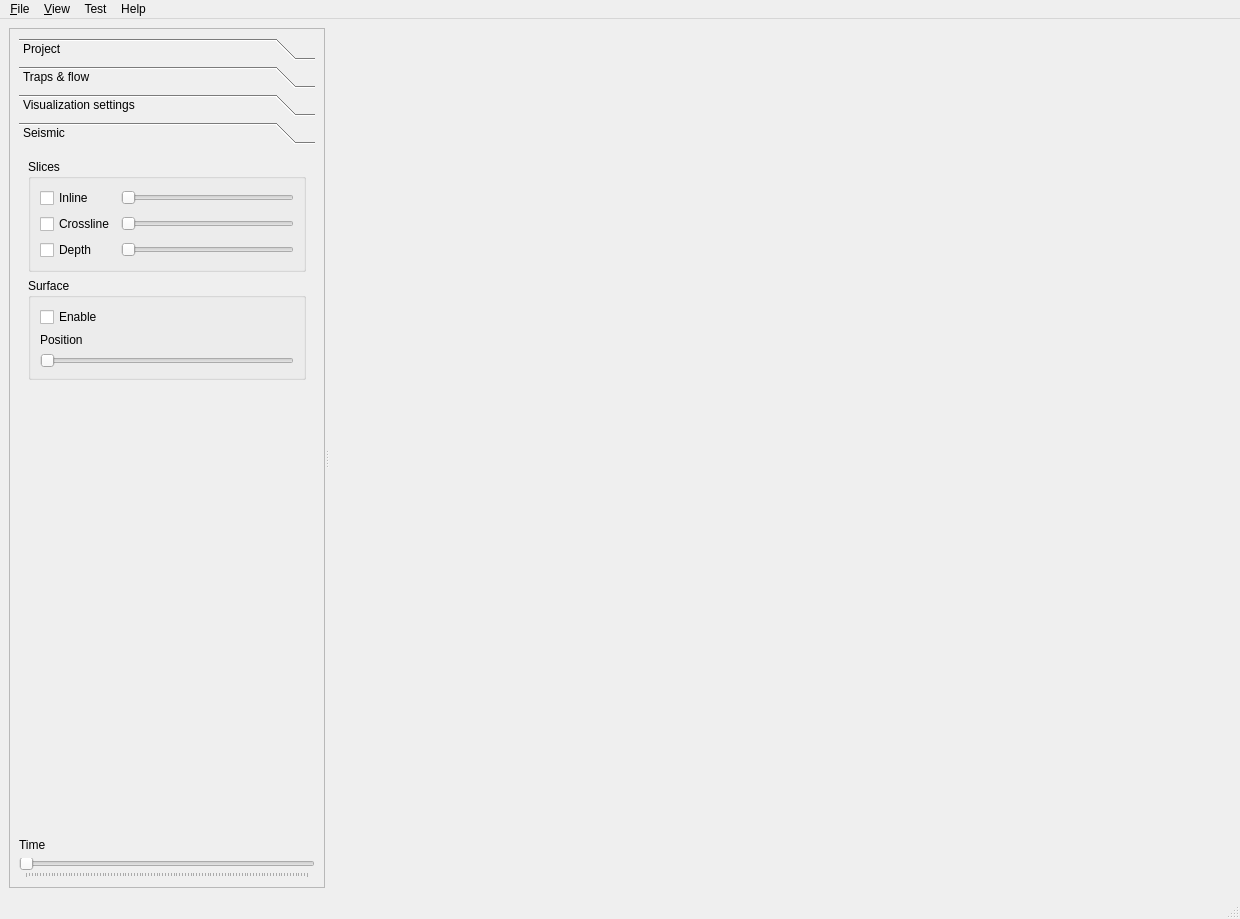
<?xml version="1.0" encoding="UTF-8"?>
<ui version="4.0">
 <class>MainWindow</class>
 <widget class="QMainWindow" name="MainWindow">
  <property name="geometry">
   <rect>
    <x>0</x>
    <y>0</y>
    <width>1240</width>
    <height>919</height>
   </rect>
  </property>
  <property name="windowTitle">
   <string>MainWindow</string>
  </property>
  <widget class="QWidget" name="centralwidget">
   <layout class="QVBoxLayout" name="verticalLayout_18">
    <item>
     <widget class="QSplitter" name="splitter">
      <property name="orientation">
       <enum>Qt::Horizontal</enum>
      </property>
      <widget class="QFrame" name="frame">
       <property name="frameShape">
        <enum>QFrame::StyledPanel</enum>
       </property>
       <property name="frameShadow">
        <enum>QFrame::Raised</enum>
       </property>
       <layout class="QVBoxLayout" name="verticalLayout_4">
        <item>
         <layout class="QVBoxLayout" name="verticalLayout_10">
          <item>
           <layout class="QVBoxLayout" name="verticalLayout_3">
            <item>
             <widget class="QToolBox" name="toolBox">
              <property name="currentIndex">
               <number>3</number>
              </property>
              <widget class="QWidget" name="page">
               <property name="geometry">
                <rect>
                 <x>0</x>
                 <y>0</y>
                 <width>145</width>
                 <height>134</height>
                </rect>
               </property>
               <attribute name="label">
                <string>Project</string>
               </attribute>
               <layout class="QVBoxLayout" name="verticalLayout_8">
                <item>
                 <widget class="QTabWidget" name="tabWidget">
                  <property name="tabPosition">
                   <enum>QTabWidget::South</enum>
                  </property>
                  <property name="currentIndex">
                   <number>0</number>
                  </property>
                  <widget class="QWidget" name="tab">
                   <attribute name="title">
                    <string>Structure</string>
                   </attribute>
                   <layout class="QVBoxLayout" name="verticalLayout">
                    <item>
                     <widget class="QTreeWidget" name="treeWidget">
                      <property name="sizePolicy">
                       <sizepolicy hsizetype="Preferred" vsizetype="Expanding">
                        <horstretch>0</horstretch>
                        <verstretch>0</verstretch>
                       </sizepolicy>
                      </property>
                      <attribute name="headerVisible">
                       <bool>false</bool>
                      </attribute>
                      <column>
                       <property name="text">
                        <string notr="true">1</string>
                       </property>
                      </column>
                     </widget>
                    </item>
                   </layout>
                  </widget>
                  <widget class="QWidget" name="tab_2">
                   <attribute name="title">
                    <string>Properties</string>
                   </attribute>
                   <layout class="QVBoxLayout" name="verticalLayout_6">
                    <item>
                     <widget class="QTreeWidget" name="treeWidgetProperties">
                      <property name="columnCount">
                       <number>4</number>
                      </property>
                      <column>
                       <property name="text">
                        <string notr="true">1</string>
                       </property>
                      </column>
                      <column>
                       <property name="text">
                        <string notr="true">2</string>
                       </property>
                      </column>
                      <column>
                       <property name="text">
                        <string notr="true">3</string>
                       </property>
                      </column>
                      <column>
                       <property name="text">
                        <string notr="true">4</string>
                       </property>
                      </column>
                     </widget>
                    </item>
                   </layout>
                  </widget>
                 </widget>
                </item>
               </layout>
              </widget>
              <widget class="QWidget" name="page_2">
               <property name="geometry">
                <rect>
                 <x>0</x>
                 <y>0</y>
                 <width>189</width>
                 <height>340</height>
                </rect>
               </property>
               <attribute name="label">
                <string>Traps &amp;&amp; flow</string>
               </attribute>
               <layout class="QVBoxLayout" name="verticalLayout_9">
                <item>
                 <widget class="QGroupBox" name="groupBoxTraps">
                  <property name="title">
                   <string>Traps</string>
                  </property>
                  <layout class="QVBoxLayout" name="verticalLayout_7">
                   <item>
                    <widget class="QCheckBox" name="checkBoxTraps">
                     <property name="text">
                      <string>Locations</string>
                     </property>
                    </widget>
                   </item>
                   <item>
                    <widget class="QCheckBox" name="checkBoxTrapOutline">
                     <property name="text">
                      <string>Trap outline</string>
                     </property>
                    </widget>
                   </item>
                   <item>
                    <widget class="QCheckBox" name="checkBoxDrainageOutline">
                     <property name="text">
                      <string>Drainage area outline</string>
                     </property>
                    </widget>
                   </item>
                   <item>
                    <layout class="QHBoxLayout" name="horizontalLayout_4">
                     <item>
                      <spacer name="horizontalSpacer">
                       <property name="orientation">
                        <enum>Qt::Horizontal</enum>
                       </property>
                       <property name="sizeType">
                        <enum>QSizePolicy::Fixed</enum>
                       </property>
                       <property name="sizeHint" stdset="0">
                        <size>
                         <width>20</width>
                         <height>20</height>
                        </size>
                       </property>
                      </spacer>
                     </item>
                     <item>
                      <layout class="QVBoxLayout" name="verticalLayout_5">
                       <item>
                        <widget class="QRadioButton" name="radioButtonDrainageAreaFluid">
                         <property name="enabled">
                          <bool>false</bool>
                         </property>
                         <property name="text">
                          <string>Fluid</string>
                         </property>
                         <property name="checked">
                          <bool>true</bool>
                         </property>
                        </widget>
                       </item>
                       <item>
                        <widget class="QRadioButton" name="radioButtonDrainageAreaGas">
                         <property name="enabled">
                          <bool>false</bool>
                         </property>
                         <property name="text">
                          <string>Gas</string>
                         </property>
                        </widget>
                       </item>
                      </layout>
                     </item>
                    </layout>
                   </item>
                   <item>
                    <widget class="QCheckBox" name="checkBoxFluidContacts">
                     <property name="text">
                      <string>Fluid contacts</string>
                     </property>
                    </widget>
                   </item>
                  </layout>
                 </widget>
                </item>
                <item>
                 <widget class="QGroupBox" name="groupBoxFlowDir">
                  <property name="title">
                   <string>Flow direction</string>
                  </property>
                  <layout class="QVBoxLayout" name="verticalLayout_2">
                   <item>
                    <layout class="QGridLayout" name="gridLayout_3">
                     <item row="0" column="0">
                      <widget class="QLabel" name="label_5">
                       <property name="text">
                        <string>Leakage step</string>
                       </property>
                      </widget>
                     </item>
                     <item row="0" column="1">
                      <layout class="QHBoxLayout" name="horizontalLayout_6">
                       <item>
                        <widget class="QSpinBox" name="spinBoxLeakageStep">
                         <property name="minimum">
                          <number>1</number>
                         </property>
                        </widget>
                       </item>
                       <item>
                        <spacer name="horizontalSpacer_2">
                         <property name="orientation">
                          <enum>Qt::Horizontal</enum>
                         </property>
                         <property name="sizeHint" stdset="0">
                          <size>
                           <width>40</width>
                           <height>20</height>
                          </size>
                         </property>
                        </spacer>
                       </item>
                      </layout>
                     </item>
                     <item row="1" column="0">
                      <widget class="QLabel" name="label_4">
                       <property name="text">
                        <string>Leakage threshold</string>
                       </property>
                      </widget>
                     </item>
                     <item row="1" column="1">
                      <widget class="QSlider" name="sliderLeakageThreshold">
                       <property name="minimum">
                        <number>0</number>
                       </property>
                       <property name="maximum">
                        <number>100</number>
                       </property>
                       <property name="pageStep">
                        <number>5</number>
                       </property>
                       <property name="orientation">
                        <enum>Qt::Horizontal</enum>
                       </property>
                       <property name="tickPosition">
                        <enum>QSlider::NoTicks</enum>
                       </property>
                       <property name="tickInterval">
                        <number>1</number>
                       </property>
                      </widget>
                     </item>
                     <item row="2" column="0">
                      <widget class="QLabel" name="label_3">
                       <property name="text">
                        <string>Expulsion step</string>
                       </property>
                      </widget>
                     </item>
                     <item row="2" column="1">
                      <layout class="QHBoxLayout" name="horizontalLayout_5">
                       <item>
                        <widget class="QSpinBox" name="spinBoxExpulsionStep">
                         <property name="minimum">
                          <number>1</number>
                         </property>
                        </widget>
                       </item>
                       <item>
                        <spacer name="horizontalSpacer_3">
                         <property name="orientation">
                          <enum>Qt::Horizontal</enum>
                         </property>
                         <property name="sizeHint" stdset="0">
                          <size>
                           <width>40</width>
                           <height>20</height>
                          </size>
                         </property>
                        </spacer>
                       </item>
                      </layout>
                     </item>
                     <item row="3" column="0">
                      <widget class="QLabel" name="label_2">
                       <property name="text">
                        <string>Expulsion threshold</string>
                       </property>
                      </widget>
                     </item>
                     <item row="3" column="1">
                      <widget class="QSlider" name="sliderExpulsionThreshold">
                       <property name="minimum">
                        <number>0</number>
                       </property>
                       <property name="maximum">
                        <number>100</number>
                       </property>
                       <property name="pageStep">
                        <number>5</number>
                       </property>
                       <property name="orientation">
                        <enum>Qt::Horizontal</enum>
                       </property>
                       <property name="tickPosition">
                        <enum>QSlider::NoTicks</enum>
                       </property>
                       <property name="tickInterval">
                        <number>1</number>
                       </property>
                      </widget>
                     </item>
                    </layout>
                   </item>
                  </layout>
                 </widget>
                </item>
                <item>
                 <spacer name="verticalSpacer">
                  <property name="orientation">
                   <enum>Qt::Vertical</enum>
                  </property>
                  <property name="sizeHint" stdset="0">
                   <size>
                    <width>20</width>
                    <height>385</height>
                   </size>
                  </property>
                 </spacer>
                </item>
               </layout>
              </widget>
              <widget class="QWidget" name="page_3">
               <property name="geometry">
                <rect>
                 <x>0</x>
                 <y>0</y>
                 <width>205</width>
                 <height>684</height>
                </rect>
               </property>
               <attribute name="label">
                <string>Visualization settings</string>
               </attribute>
               <layout class="QVBoxLayout" name="verticalLayout_14">
                <item>
                 <layout class="QHBoxLayout" name="horizontalLayout_2">
                  <item>
                   <widget class="QLabel" name="label_7">
                    <property name="text">
                     <string>Vertical scale</string>
                    </property>
                   </widget>
                  </item>
                  <item>
                   <widget class="QSlider" name="sliderVerticalScale">
                    <property name="minimum">
                     <number>0</number>
                    </property>
                    <property name="maximum">
                     <number>10</number>
                    </property>
                    <property name="pageStep">
                     <number>1</number>
                    </property>
                    <property name="orientation">
                     <enum>Qt::Horizontal</enum>
                    </property>
                    <property name="tickPosition">
                     <enum>QSlider::TicksBelow</enum>
                    </property>
                    <property name="tickInterval">
                     <number>1</number>
                    </property>
                   </widget>
                  </item>
                 </layout>
                </item>
                <item>
                 <widget class="QGroupBox" name="groupBox_3">
                  <property name="title">
                   <string>Render style</string>
                  </property>
                  <layout class="QVBoxLayout" name="verticalLayout_12">
                   <item>
                    <widget class="QCheckBox" name="checkBoxDrawGrid">
                     <property name="text">
                      <string>Coordinate grid</string>
                     </property>
                    </widget>
                   </item>
                   <item>
                    <widget class="QCheckBox" name="checkBoxDrawFaces">
                     <property name="text">
                      <string>Faces</string>
                     </property>
                     <property name="checked">
                      <bool>true</bool>
                     </property>
                    </widget>
                   </item>
                   <item>
                    <widget class="QCheckBox" name="checkBoxDrawEdges">
                     <property name="text">
                      <string>Edges</string>
                     </property>
                     <property name="checked">
                      <bool>true</bool>
                     </property>
                    </widget>
                   </item>
                   <item>
                    <layout class="QHBoxLayout" name="horizontalLayout_8">
                     <item>
                      <widget class="QLabel" name="labelProjection">
                       <property name="text">
                        <string>Projection</string>
                       </property>
                      </widget>
                     </item>
                     <item>
                      <widget class="QComboBox" name="comboBoxProjection">
                       <item>
                        <property name="text">
                         <string>Perspective</string>
                        </property>
                       </item>
                       <item>
                        <property name="text">
                         <string>Orthographic</string>
                        </property>
                       </item>
                      </widget>
                     </item>
                     <item>
                      <spacer name="horizontalSpacer_5">
                       <property name="orientation">
                        <enum>Qt::Horizontal</enum>
                       </property>
                       <property name="sizeHint" stdset="0">
                        <size>
                         <width>40</width>
                         <height>20</height>
                        </size>
                       </property>
                      </spacer>
                     </item>
                    </layout>
                   </item>
                   <item>
                    <widget class="QLabel" name="label">
                     <property name="text">
                      <string>Transparency</string>
                     </property>
                    </widget>
                   </item>
                   <item>
                    <widget class="QSlider" name="sliderTransparency">
                     <property name="maximum">
                      <number>20</number>
                     </property>
                     <property name="orientation">
                      <enum>Qt::Horizontal</enum>
                     </property>
                    </widget>
                   </item>
                  </layout>
                 </widget>
                </item>
                <item>
                 <widget class="QGroupBox" name="groupBox">
                  <property name="title">
                   <string>Slices</string>
                  </property>
                  <layout class="QHBoxLayout" name="horizontalLayout">
                   <item>
                    <layout class="QGridLayout" name="gridLayout">
                     <item row="0" column="0">
                      <widget class="QCheckBox" name="checkBoxSliceI">
                       <property name="text">
                        <string>I</string>
                       </property>
                      </widget>
                     </item>
                     <item row="0" column="1">
                      <widget class="QSlider" name="sliderSliceI">
                       <property name="orientation">
                        <enum>Qt::Horizontal</enum>
                       </property>
                      </widget>
                     </item>
                     <item row="1" column="0">
                      <widget class="QCheckBox" name="checkBoxSliceJ">
                       <property name="text">
                        <string>J</string>
                       </property>
                      </widget>
                     </item>
                     <item row="1" column="1">
                      <widget class="QSlider" name="sliderSliceJ">
                       <property name="orientation">
                        <enum>Qt::Horizontal</enum>
                       </property>
                      </widget>
                     </item>
                    </layout>
                   </item>
                  </layout>
                 </widget>
                </item>
                <item>
                 <widget class="QGroupBox" name="groupBoxFences">
                  <property name="title">
                   <string>Fences</string>
                  </property>
                  <layout class="QVBoxLayout" name="verticalLayout_11">
                   <item>
                    <widget class="QListWidget" name="listWidgetFences"/>
                   </item>
                  </layout>
                 </widget>
                </item>
                <item>
                 <widget class="QGroupBox" name="groupBoxCellFilter">
                  <property name="title">
                   <string>Cell filter</string>
                  </property>
                  <layout class="QVBoxLayout" name="verticalLayout_13">
                   <item>
                    <widget class="QCheckBox" name="checkBoxCellFilter">
                     <property name="text">
                      <string>Enable</string>
                     </property>
                    </widget>
                   </item>
                   <item>
                    <layout class="QHBoxLayout" name="horizontalLayout_9">
                     <item>
                      <layout class="QGridLayout" name="gridLayout_2">
                       <item row="0" column="0">
                        <widget class="QLabel" name="labelCellFilterMinValue">
                         <property name="enabled">
                          <bool>false</bool>
                         </property>
                         <property name="text">
                          <string>Minimum value</string>
                         </property>
                        </widget>
                       </item>
                       <item row="0" column="1">
                        <widget class="QLineEdit" name="lineEditCellFilterMinValue">
                         <property name="enabled">
                          <bool>false</bool>
                         </property>
                         <property name="text">
                          <string>0.0</string>
                         </property>
                        </widget>
                       </item>
                       <item row="1" column="0">
                        <widget class="QLabel" name="labelCellFilterMaxValue">
                         <property name="enabled">
                          <bool>false</bool>
                         </property>
                         <property name="text">
                          <string>Maximum value</string>
                         </property>
                        </widget>
                       </item>
                       <item row="1" column="1">
                        <widget class="QLineEdit" name="lineEditCellFilterMaxValue">
                         <property name="enabled">
                          <bool>false</bool>
                         </property>
                         <property name="text">
                          <string>1.0</string>
                         </property>
                        </widget>
                       </item>
                      </layout>
                     </item>
                     <item>
                      <spacer name="horizontalSpacer_6">
                       <property name="orientation">
                        <enum>Qt::Horizontal</enum>
                       </property>
                       <property name="sizeHint" stdset="0">
                        <size>
                         <width>40</width>
                         <height>20</height>
                        </size>
                       </property>
                      </spacer>
                     </item>
                    </layout>
                   </item>
                  </layout>
                 </widget>
                </item>
                <item>
                 <widget class="QGroupBox" name="groupBox_2">
                  <property name="title">
                   <string>Color scale</string>
                  </property>
                  <layout class="QHBoxLayout" name="horizontalLayout_7">
                   <item>
                    <layout class="QGridLayout" name="gridLayout_4">
                     <item row="0" column="0">
                      <widget class="QLabel" name="label_6">
                       <property name="text">
                        <string>Mapping</string>
                       </property>
                      </widget>
                     </item>
                     <item row="0" column="1">
                      <widget class="QComboBox" name="comboBoxColorScaleMapping">
                       <item>
                        <property name="text">
                         <string>Linear</string>
                        </property>
                       </item>
                       <item>
                        <property name="text">
                         <string>Logarithmic</string>
                        </property>
                       </item>
                      </widget>
                     </item>
                     <item row="1" column="0">
                      <widget class="QLabel" name="label_11">
                       <property name="text">
                        <string>Range</string>
                       </property>
                      </widget>
                     </item>
                     <item row="1" column="1">
                      <widget class="QComboBox" name="comboBoxColorScaleRange">
                       <item>
                        <property name="text">
                         <string>Automatic</string>
                        </property>
                       </item>
                       <item>
                        <property name="text">
                         <string>Manual</string>
                        </property>
                       </item>
                      </widget>
                     </item>
                     <item row="2" column="0">
                      <widget class="QLabel" name="labelColorScaleMinValue">
                       <property name="enabled">
                        <bool>false</bool>
                       </property>
                       <property name="text">
                        <string>Minimum value</string>
                       </property>
                      </widget>
                     </item>
                     <item row="2" column="1">
                      <widget class="QLineEdit" name="lineEditColorScaleMinValue">
                       <property name="enabled">
                        <bool>false</bool>
                       </property>
                       <property name="text">
                        <string>0.0</string>
                       </property>
                      </widget>
                     </item>
                     <item row="3" column="0">
                      <widget class="QLabel" name="labelColorScaleMaxValue">
                       <property name="enabled">
                        <bool>false</bool>
                       </property>
                       <property name="text">
                        <string>Maximum value</string>
                       </property>
                      </widget>
                     </item>
                     <item row="3" column="1">
                      <widget class="QLineEdit" name="lineEditColorScaleMaxValue">
                       <property name="enabled">
                        <bool>false</bool>
                       </property>
                       <property name="text">
                        <string>1.0</string>
                       </property>
                      </widget>
                     </item>
                    </layout>
                   </item>
                   <item>
                    <spacer name="horizontalSpacer_4">
                     <property name="orientation">
                      <enum>Qt::Horizontal</enum>
                     </property>
                     <property name="sizeHint" stdset="0">
                      <size>
                       <width>254</width>
                       <height>20</height>
                      </size>
                     </property>
                    </spacer>
                   </item>
                  </layout>
                 </widget>
                </item>
                <item>
                 <spacer name="verticalSpacer_2">
                  <property name="orientation">
                   <enum>Qt::Vertical</enum>
                  </property>
                  <property name="sizeHint" stdset="0">
                   <size>
                    <width>20</width>
                    <height>265</height>
                   </size>
                  </property>
                 </spacer>
                </item>
               </layout>
              </widget>
              <widget class="QWidget" name="page_4">
               <property name="geometry">
                <rect>
                 <x>0</x>
                 <y>0</y>
                 <width>196</width>
                 <height>676</height>
                </rect>
               </property>
               <attribute name="label">
                <string>Seismic</string>
               </attribute>
               <layout class="QVBoxLayout" name="verticalLayout_17">
                <item>
                 <widget class="QGroupBox" name="groupBox_4">
                  <property name="title">
                   <string>Slices</string>
                  </property>
                  <layout class="QVBoxLayout" name="verticalLayout_16">
                   <item>
                    <layout class="QGridLayout" name="gridLayout_5">
                     <item row="2" column="1">
                      <widget class="QSlider" name="sliderSliceDepth">
                       <property name="orientation">
                        <enum>Qt::Horizontal</enum>
                       </property>
                      </widget>
                     </item>
                     <item row="1" column="1">
                      <widget class="QSlider" name="sliderSliceCrossline">
                       <property name="orientation">
                        <enum>Qt::Horizontal</enum>
                       </property>
                      </widget>
                     </item>
                     <item row="2" column="0">
                      <widget class="QCheckBox" name="checkBoxSliceDepth">
                       <property name="text">
                        <string>Depth</string>
                       </property>
                      </widget>
                     </item>
                     <item row="0" column="0">
                      <widget class="QCheckBox" name="checkBoxSliceInline">
                       <property name="text">
                        <string>Inline</string>
                       </property>
                      </widget>
                     </item>
                     <item row="1" column="0">
                      <widget class="QCheckBox" name="checkBoxSliceCrossline">
                       <property name="text">
                        <string>Crossline</string>
                       </property>
                      </widget>
                     </item>
                     <item row="0" column="1">
                      <widget class="QSlider" name="sliderSliceInline">
                       <property name="orientation">
                        <enum>Qt::Horizontal</enum>
                       </property>
                      </widget>
                     </item>
                    </layout>
                   </item>
                  </layout>
                 </widget>
                </item>
                <item>
                 <widget class="QGroupBox" name="groupBox_5">
                  <property name="title">
                   <string>Surface</string>
                  </property>
                  <layout class="QVBoxLayout" name="verticalLayout_15">
                   <item>
                    <widget class="QCheckBox" name="checkBoxInterpolatedSurface">
                     <property name="text">
                      <string>Enable</string>
                     </property>
                    </widget>
                   </item>
                   <item>
                    <widget class="QLabel" name="label_9">
                     <property name="text">
                      <string>Position</string>
                     </property>
                    </widget>
                   </item>
                   <item>
                    <widget class="QSlider" name="sliderInterpolatedSurfacePosition">
                     <property name="maximum">
                      <number>200</number>
                     </property>
                     <property name="orientation">
                      <enum>Qt::Horizontal</enum>
                     </property>
                    </widget>
                   </item>
                  </layout>
                 </widget>
                </item>
                <item>
                 <spacer name="verticalSpacer_3">
                  <property name="orientation">
                   <enum>Qt::Vertical</enum>
                  </property>
                  <property name="sizeHint" stdset="0">
                   <size>
                    <width>20</width>
                    <height>433</height>
                   </size>
                  </property>
                 </spacer>
                </item>
               </layout>
              </widget>
             </widget>
            </item>
            <item>
             <widget class="QLabel" name="label_8">
              <property name="text">
               <string>Time</string>
              </property>
             </widget>
            </item>
            <item>
             <widget class="QSlider" name="snapshotSlider">
              <property name="sizePolicy">
               <sizepolicy hsizetype="Preferred" vsizetype="Fixed">
                <horstretch>0</horstretch>
                <verstretch>0</verstretch>
               </sizepolicy>
              </property>
              <property name="orientation">
               <enum>Qt::Horizontal</enum>
              </property>
              <property name="tickPosition">
               <enum>QSlider::TicksBelow</enum>
              </property>
             </widget>
            </item>
           </layout>
          </item>
         </layout>
        </item>
       </layout>
      </widget>
      <widget class="OIVWidget" name="renderWidget" native="true">
       <property name="sizePolicy">
        <sizepolicy hsizetype="Expanding" vsizetype="Expanding">
         <horstretch>10</horstretch>
         <verstretch>0</verstretch>
        </sizepolicy>
       </property>
      </widget>
     </widget>
    </item>
   </layout>
  </widget>
  <widget class="QMenuBar" name="menubar">
   <property name="geometry">
    <rect>
     <x>0</x>
     <y>0</y>
     <width>1240</width>
     <height>21</height>
    </rect>
   </property>
   <widget class="QMenu" name="menu_File">
    <property name="title">
     <string>&amp;File</string>
    </property>
    <addaction name="action_Open"/>
    <addaction name="separator"/>
    <addaction name="action_Quit"/>
   </widget>
   <widget class="QMenu" name="menuTest">
    <property name="title">
     <string>Test</string>
    </property>
    <addaction name="action_RenderAllSnapshots"/>
    <addaction name="action_RenderAllSlices"/>
    <addaction name="action_SwitchProperties"/>
   </widget>
   <widget class="QMenu" name="menuHelp">
    <property name="title">
     <string>Help</string>
    </property>
    <addaction name="action_OpenGLInfo"/>
    <addaction name="action_IvTune"/>
   </widget>
   <widget class="QMenu" name="menu_View">
    <property name="title">
     <string>&amp;View</string>
    </property>
    <addaction name="action_ViewAll"/>
    <addaction name="separator"/>
    <addaction name="action_ViewTop"/>
    <addaction name="action_ViewLeft"/>
    <addaction name="action_ViewFront"/>
    <addaction name="action_ViewBottom"/>
    <addaction name="action_ViewRight"/>
    <addaction name="action_ViewBack"/>
   </widget>
   <addaction name="menu_File"/>
   <addaction name="menu_View"/>
   <addaction name="menuTest"/>
   <addaction name="menuHelp"/>
  </widget>
  <widget class="QStatusBar" name="statusbar"/>
  <action name="action_Open">
   <property name="text">
    <string>&amp;Open...</string>
   </property>
  </action>
  <action name="action_Quit">
   <property name="text">
    <string>&amp;Quit</string>
   </property>
  </action>
  <action name="action_RenderAllSnapshots">
   <property name="text">
    <string>Render all snapshots</string>
   </property>
  </action>
  <action name="action_OpenGLInfo">
   <property name="text">
    <string>OpenGL Info</string>
   </property>
  </action>
  <action name="action_RenderAllSlices">
   <property name="text">
    <string>Render all slices</string>
   </property>
  </action>
  <action name="action_SwitchProperties">
   <property name="text">
    <string>Switch properties</string>
   </property>
  </action>
  <action name="action_ViewAll">
   <property name="text">
    <string>View &amp;all</string>
   </property>
  </action>
  <action name="action_ViewTop">
   <property name="text">
    <string>&amp;Top</string>
   </property>
  </action>
  <action name="action_ViewLeft">
   <property name="text">
    <string>&amp;Left</string>
   </property>
  </action>
  <action name="action_ViewFront">
   <property name="text">
    <string>&amp;Front</string>
   </property>
  </action>
  <action name="action_ViewBottom">
   <property name="text">
    <string>&amp;Bottom</string>
   </property>
  </action>
  <action name="action_ViewRight">
   <property name="text">
    <string>&amp;Right</string>
   </property>
  </action>
  <action name="action_ViewBack">
   <property name="text">
    <string>Bac&amp;k</string>
   </property>
  </action>
  <action name="action_IvTune">
   <property name="text">
    <string>IvTune</string>
   </property>
  </action>
 </widget>
 <customwidgets>
  <customwidget>
   <class>OIVWidget</class>
   <extends>QWidget</extends>
   <header>OIVWidget.h</header>
   <container>1</container>
  </customwidget>
 </customwidgets>
 <resources/>
 <connections/>
</ui>
